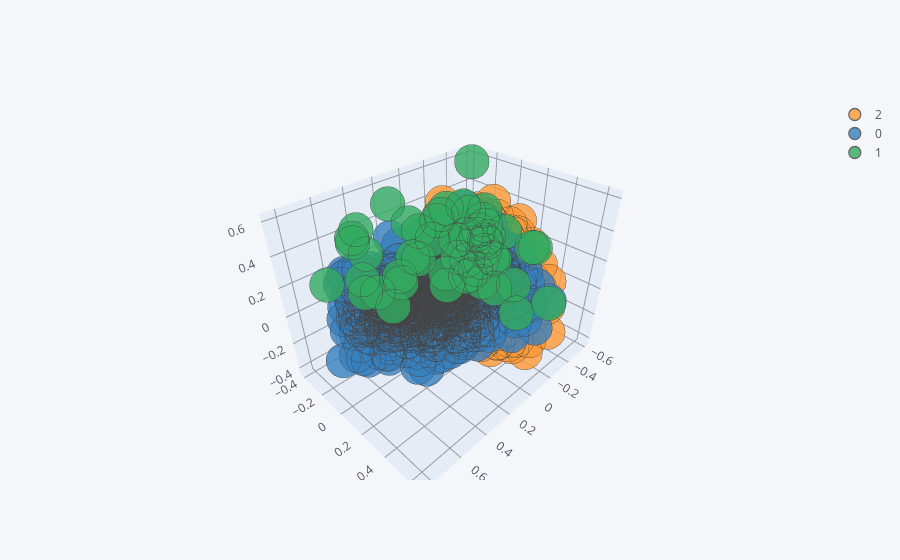

Notebook source saved alongside this figure:
### Code cell
Xp.sample(frac=0.1).iplot(kind="scatter3d", mode="markers", x="p1", y="p2", z="p3", categories="cl")

### Figure 1 — Plotly figure (JSON) as saved in the notebook; plotly's stock layout.template omitted (floating-point values rounded to 4 significant figures; data arrays with more than 128 entries replaced by an {"elided": "..."} marker saying what was removed)
{"data": [{"marker": {"color": "rgba(255, 153, 51, 1.0)", "line": {"width": 1.3}, "opacity": 0.8, "size": 12, "symbol": "circle"}, "mode": "markers", "name": "2", "textfont": {"color": "#4D5663"}, "type": "scatter3d", "x": {"elided": "472 float values"}, "y": {"elided": "472 float values"}, "z": {"elided": "472 float values"}}, {"marker": {"color": "rgba(55, 128, 191, 1.0)", "line": {"width": 1.3}, "opacity": 0.8, "size": 12, "symbol": "circle"}, "mode": "markers", "name": "0", "textfont": {"color": "#4D5663"}, "type": "scatter3d", "x": {"elided": "924 float values"}, "y": {"elided": "924 float values"}, "z": {"elided": "924 float values"}}, {"marker": {"color": "rgba(50, 171, 96, 1.0)", "line": {"width": 1.3}, "opacity": 0.8, "size": 12, "symbol": "circle"}, "mode": "markers", "name": "1", "textfont": {"color": "#4D5663"}, "type": "scatter3d", "x": [-0.3011, -0.08967, -0.09635, 0.5376, -0.08582, 0.003081, -0.1935, -0.4266, -0.07678, 0.1773, 0.4498, 0.149, 0.03775, 0.5462, 0.1588, -0.3566, -0.0996, -0.2619, 0.5322, -0.1698, -0.2322, -0.2006, -0.4773, -0.4566, 0.4319, -0.4532, -0.5209, -0.1859, 0.7056, -0.2706, -0.4568, 0.5198, 0.4131, 0.4792, 0.7241, -0.1089, 0.2863, 0.02782, -0.3169, 0.4218, 0.1279, -0.1826, 0.146, -0.2598, -0.08457, -0.1516, 0.0504, -0.2163, -0.03502, -0.3919, -0.2394, -0.5282, 0.004639], "y": [0.3665, 0.1815, 0.1298, -0.1904, 0.08361, -0.1538, 0.09611, -0.0815, 0.1118, -0.3399, -0.2131, -0.1722, -0.03745, 0.00736, 0.1231, -0.1885, -0.05107, 0.4129, 0.1111, -0.1033, 0.3524, -0.2409, -0.1746, -0.2646, 0.05637, -0.1243, -0.1511, 0.0346, -0.2264, 0.1173, -0.123, -0.1689, 0.03889, -0.2864, 0.1683, 0.148, 0.04111, 0.1479, 0.2492, -0.3246, -0.2215, 0.5969, 0.1178, 0.1106, 0.05829, 0.2306, 0.2455, -0.3428, 0.09665, -0.2729, 0.2064, -0.1978, -0.2765], "z": [0.3047, 0.07486, 0.4042, 0.4719, 0.08193, 0.2732, 0.2163, 0.1098, 0.3166, 0.5015, 0.3317, 0.2022, 0.4904, 0.2311, 0.2227, 0.3177, 0.2665, 0.3361, 0.187, 0.09302, -0.1475, 0.3809, 0.2282, 0.6113, 0.3012, 0.2128, 0.09037, 0.3058, 0.242, 0.1296, 0.09854, 0.214, 0.2431, 0.3847, 0.3994, 0.1923, 0.3384, 0.4289, -0.02393, 0.4295, 0.404, 0.08602, 0.1357, 0.1429, 0.1789, 0.02187, 0.2588, 0.2536, 0.1013, 0.324, 0.3692, 0.2739, 0.2831]}], "layout": {"legend": {"bgcolor": "#F5F6F9", "font": {"color": "#4D5663"}}, "paper_bgcolor": "#F5F6F9", "plot_bgcolor": "#F5F6F9", "scene": {"xaxis": {"gridcolor": "#9499A3", "showgrid": true, "tickfont": {"color": "#4D5663"}, "title": {"font": {"color": "#4D5663"}, "text": ""}, "zerolinecolor": "#9499A3"}, "yaxis": {"gridcolor": "#9499A3", "showgrid": true, "tickfont": {"color": "#4D5663"}, "title": {"font": {"color": "#4D5663"}, "text": ""}, "zerolinecolor": "#9499A3"}, "zaxis": {"gridcolor": "#9499A3", "showgrid": true, "tickfont": {"color": "#4D5663"}, "title": {"font": {"color": "#4D5663"}, "text": ""}, "zerolinecolor": "#9499A3"}}, "title": {"font": {"color": "#4D5663"}}}}
